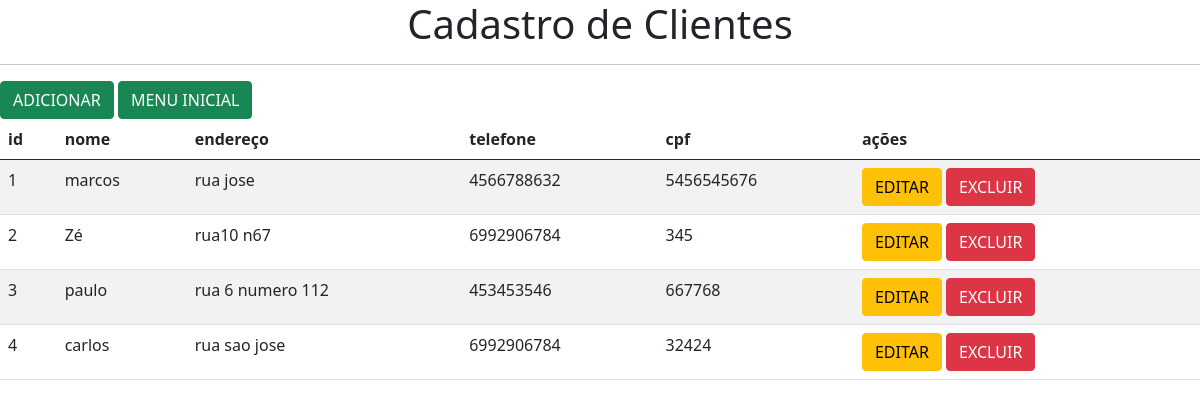
The page /cliente/ on the database its author committed.
### AppBarb/models.py (models this page shows, shortened)
class Cliente(models.Model):
    nome = models.CharField(max_length=200)
    endereço = models.CharField(max_length=200)
    telefone = models.CharField(max_length=10)
    cpf = models.CharField(max_length=11, unique=True)

### AppBarb/views.py (the view)
# urls.py: path('cliente/', views.cliente, name="cliente"),
def cliente(request):
    clientes = Cliente.objects.all()
    context = {
        'clientes': clientes
    }
    return render(request, 'cliente/cliente.html', context)

### AppBarb/templates/cliente/cliente.html (shortened to what this page needs)
{% extends 'base.html'%}
{% block content %}
       <h1> <center>Cadastro de Clientes</center></h1>
       <hr>
       <a class="btn btn-success" href="{% url 'cliente_add' %}">ADICIONAR</a>
       <a class="btn btn-success" href="{% url 'home' %}">MENU INICIAL</a>
       <table class="table table-striped">
          <thead>
            <tr>
              <th>id</th>
                <th>nome</th>
                <th>endereço</th>
                <th>telefone</th>
                <th>cpf</th>
                <th>ações</th>
            </tr>
          </thead>
          <tbody>
            {% for cliente in clientes %}
            <tr>
                <td>{{cliente.id}}</td>
                <td>{{cliente.nome}}</td>
                <td>{{cliente.endereço}}</td>
                <td>{{cliente.telefone}}</td>
                <td>{{cliente.cpf}}</td>
                <td>
                    <a class="btn btn-warning" href="{% url 'cliente_edit' cliente.id %}">EDITAR</a>
                    <a class="btn btn-danger" href="{% url 'cliente_delete' cliente.id %}">EXCLUIR</a>
                </td>
            </tr>
            {% endfor %}
          </tbody>
        </table>
{% endblock %}

### rows shown on the page
Cliente: id "1", nome "marcos", endereço "rua jose", telefone "4566788632", cpf "5456545676"
Cliente: id "2", nome "Zé", endereço "rua10 n67", telefone "6992906784", cpf "345"
Cliente: id "3", nome "paulo", endereço "rua 6 numero 112", telefone "453453546", cpf "667768"
Cliente: id "4", nome "carlos", endereço "rua sao jose", telefone "6992906784", cpf "32424"
